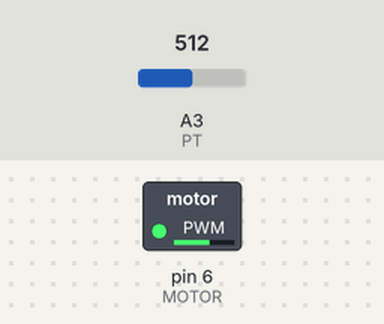
Recording of a sketch running on a simulated Arduino Uno, built with avr-gcc and run on an emulated ATmega328P. Shown: switched loads named in the sketch (green lamp = pin HIGH). The inputs (shaded band) are chosen by the test bench; at power-on: A3 (PT) = 512.

Above: at 0.1 s.
At 18.4 s:
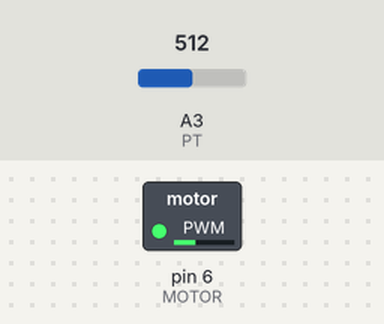
At 36.8 s:
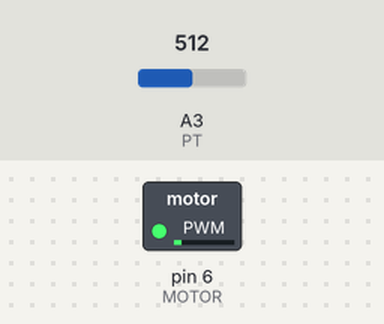
Timing chart, 0 to 40.0 s (numbered marks = the images above):
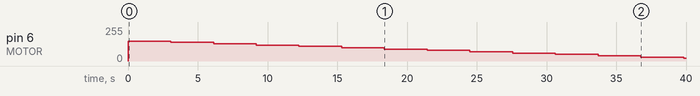

Measured:
- by itself, pin 6 (MOTOR): moves from 150/255 to 20/255 over 36.8 s

The sketch:

wheel_speed.ino
```cpp
#define PT 3
#define MOTOR 6

/* LED locations */
#define LEDb 9 // blue
#define LEDg 8 // green
#define LEDr 7 // red


/*initial speed*/
unsigned char inputSpeed = 150;
unsigned int initial_counter = 0;
unsigned char output_speed = 0;

void setup() {
  Serial.begin(9600);
  pinMode(PT, INPUT);
  pinMode(MOTOR, OUTPUT);

  digitalWrite(LEDg, LOW);
  digitalWrite(LEDr, LOW);
  digitalWrite(LEDb, LOW);
  analogWrite(MOTOR, inputSpeed);
}

bool stopped = false;
int count = 0;

void loop() {
  unsigned char reading_high = 0;
  unsigned char reading_low = 255;


  for (int i = 0; i < 200; i++) {
    reading_high = analogRead(PT) > reading_high ? analogRead(PT) : reading_high;
    if (analogRead(PT) < reading_low && analogRead(PT) != 0) {
      reading_low = analogRead(PT);
    }
    //reading_low = analogRead(PT) < reading_low ? analogRead(PT) : reading_low;
    //analogWrite(MOTOR, inputSpeed);
  }


  /*Serial.print(inputSpeed);
  Serial.print(" ");
  Serial.print(reading_high);
  Serial.print(" ");
  Serial.println(reading_low);*/

  if (reading_low < 20 && reading_high > 80)
    stopped = false;

  if (!(reading_low < 20 && reading_high > 80)) {// && !stopped) {
    count++;
    //Serial.println("Success");
    stopped = true;
    for (int i = 0; i < 15; i++) {
      digitalWrite(LEDg, HIGH);
      digitalWrite(LEDr, HIGH);
      digitalWrite(LEDb, HIGH);
      delay(100);
      digitalWrite(LEDg, LOW);
      digitalWrite(LEDr, LOW);
      digitalWrite(LEDb, LOW);
      delay(100);
    }
  }

  if(stopped) {
    inputSpeed -= 5;
    inputSpeed -= (inputSpeed > 5) ? 5 : 0;
    //analogWrite(MOTOR, inputSpeed);
  }

  analogWrite(MOTOR, inputSpeed);
}

/*class delayOnce {
public:
  delayOnce() {}
  void delayOnce(void) {
    if(count == 0) {
      delay(200);
    }
    count++;
    return;
  }
private:
  byte count = 0;
};*/
```
